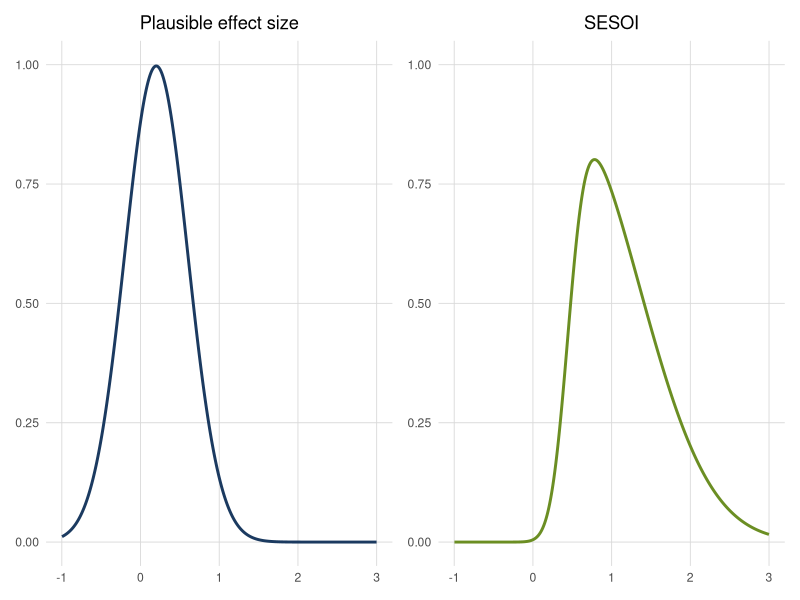

This figure's R source:
library(ggplot2)
library(patchwork)
library(sn)

x <- seq(-4, 4, length.out = 1000)
mu1 <- 0.2
mu2 <- 0.45
sd <- 0.80

y1 <- dnorm(x, mean = mu1, sd = 0.40)
y2 <- dsn(x, xi = mu2, omega = 0.9, alpha = 5)  # alpha > 0 asimmetria a destra

df1 <- data.frame(x = x, density = y1)
df2 <- data.frame(x = x, density = y2)

# Primo grafico: solo media 0

p1 <- ggplot(df1, aes(x = x, y = density)) +
  geom_line(color = "#1b3a60", size = 1) +
  
  labs(title = "Plausible effect size",
       x = NULL, y = NULL) +
  
  theme_minimal() +
  theme(
    plot.title = element_text(hjust = 0.5),
    panel.grid.minor = element_blank(),
    panel.grid.major = element_line(color = "gray85", size = 0.3),
    legend.position = "none"
  ) +
  
  scale_x_continuous(breaks = seq(-4, 4, by = 1), limits = c(-1, 3))+
  scale_y_continuous(limits = c(0, 1))

# Secondo grafico: solo media 0.65

p2 <- ggplot(df2, aes(x = x, y = density)) +
  geom_line(color = "#6b8e23", size = 1) +
  
  labs(title = "SESOI",
       x = NULL, y = NULL) +
  
  
  theme_minimal() +
  theme(
    plot.title = element_text(hjust = 0.5),
    panel.grid.minor = element_blank(),
    panel.grid.major = element_line(color = "gray85", size = 0.3),
    legend.position = "none"
  ) +
  
  scale_x_continuous(breaks = seq(-4, 4, by = 1), limits = c(-1, 3))+
  scale_y_continuous(limits = c(0, 1))

# Grafici affiancati
graph2= p1 + p2
graph2
